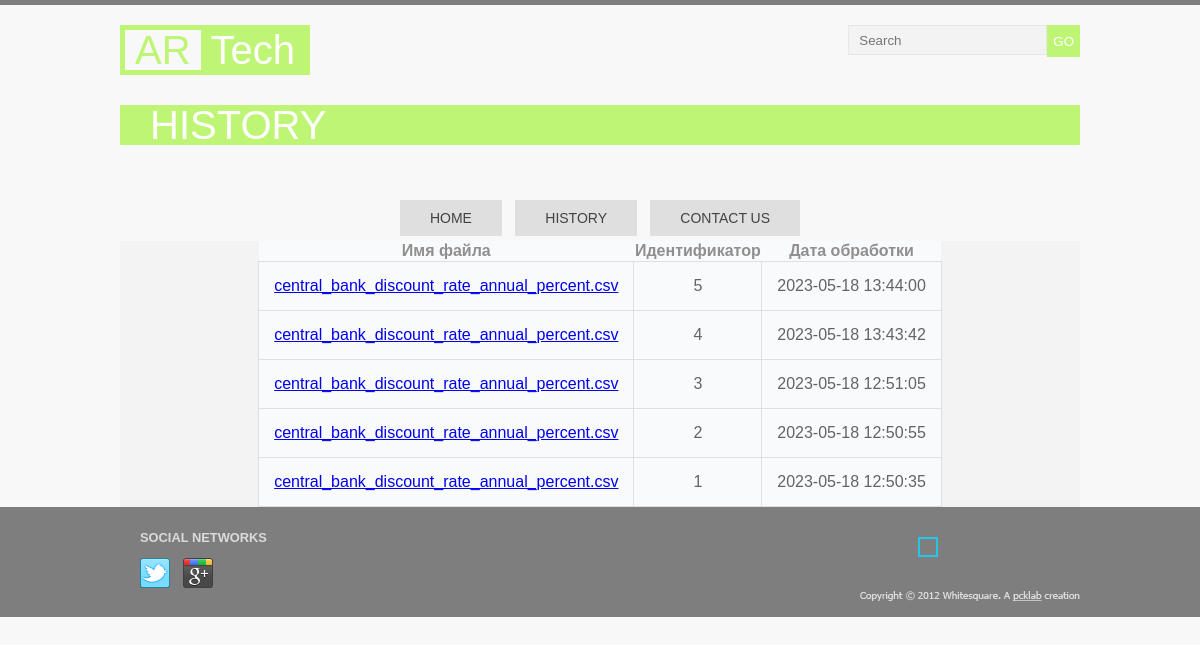
Before: /history with the older database file.
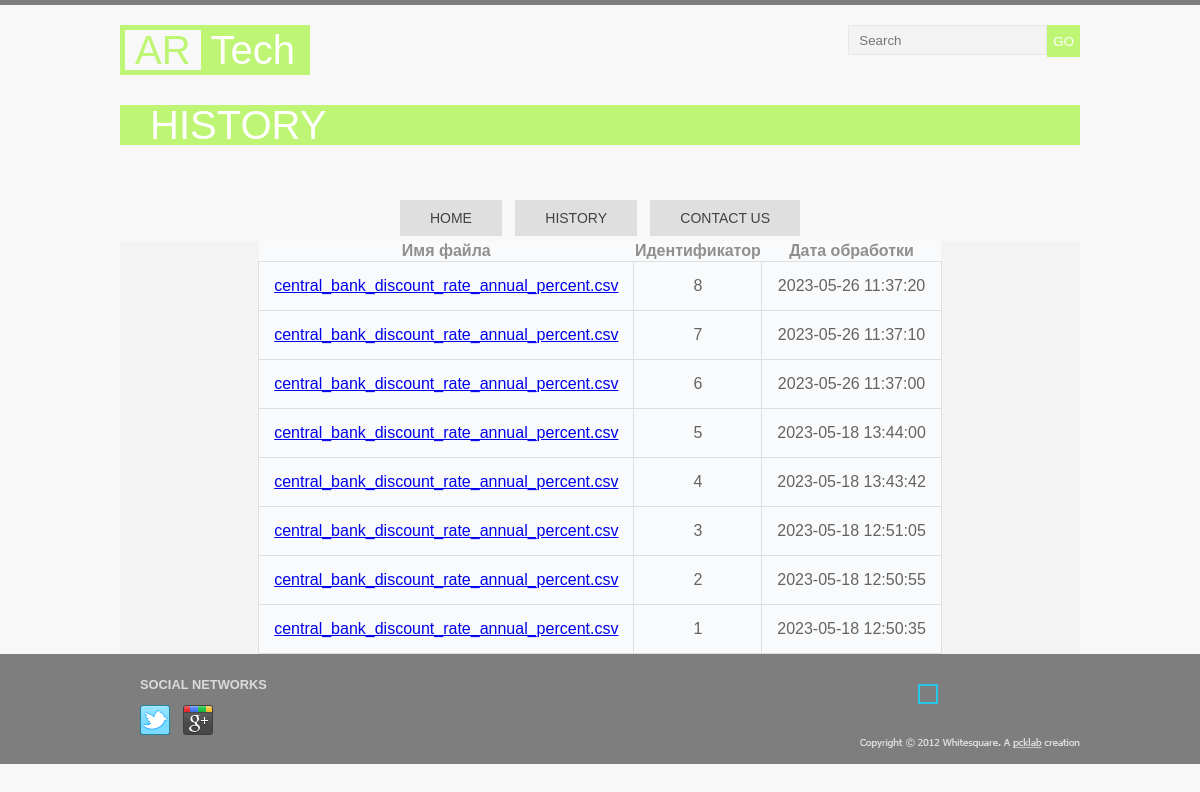
After: the same page with the newer database file.
### tables this page shows
CREATE TABLE source_files (
	id integer PRIMARY KEY autoincrement, 
	filename varchar(255) NOT NULL, 
	processed datetime
);

### labapp/router.py (the view)
@app.route('/history', methods=['GET'])
def history():
    processed_files = webservice.get_source_files_list()
    return render_template('history.html',
                           title='MY BEST WEBSERVICE!!!',
                           page_name='HISTORY',
                           navmenu=webservice.navmenu,
                           processed_files=processed_files)

### labapp/repository/connectorfactory.py (called while the page is built)
    def get_connector(self, datastore):
        if datastore.startswith("sqlite:///"):
            self.instance = SQLiteStoreConnector(datastore)
            if self.instance.connect():
                return self.instance
        elif datastore.startswith("pymysql://"):
            self.instance = MySQLStoreConnector(datastore)
            if self.instance.connect():
                return self.instance
        return None

### labapp/repository/sql_api.py (called while the page is built)
def select_all_from_source_files(connector: StoreConnector) -> List[tuple]:
    query = f'SELECT * FROM source_files ORDER BY processed DESC'
    result = connector.execute(query).fetchall()
    return result

### labapp/repository/sqliteconnector.py (called while the page is built)
    def connect(self):
        try:
            connection = sqlite3.connect(self._datastore[10:])
            cursor = connection.cursor()
            cursor.execute("PRAGMA foreign_keys = 1")
            cursor.close()
            self.connection = connection
            print("SQLite database connected.")
            return True
        except Exception as e:
            print(f'Connection error: {str(e)}')
            return False

    def close(self):
        self.connection.close()
        self.connection = None

### labapp/templates/history.html
{% extends "layout.html" %}
{% block content %}
    <article>
        <table align="center">
            <tr>
                <th>Имя файла</th>
                <th>Идентификатор</th>
                <th>Дата обработки</th>
            </tr>
            <tbody>
            {% for row in processed_files %}
                <tr>
                    <td>
                        <a href="/data/{{row[0]}}">{{row[1]}}</a>
                    </td>
                    <td>
                        {{row[0]}}
                    </td>
                    <td>
                        {{row[2]}}
                    </td>
                </tr>
            {% endfor %}
            </tbody>
        </table>
    </article>
{% endblock %}

Changed rows visible on the page:
added source_files: filename "central_bank_discount_rate_annual_percent.csv", id "8", processed "2023-05-26 11:37:20"
added source_files: filename "central_bank_discount_rate_annual_percent.csv", id "7", processed "2023-05-26 11:37:10"
added source_files: filename "central_bank_discount_rate_annual_percent.csv", id "6", processed "2023-05-26 11:37:00"
